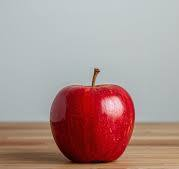
#> input picture BTVN/data/anh3.png, 179 x 169 px, found by its file name
$ python 'Color slicing.py'
#> lines starting #> are read from the running program, lines starting #| are printed output that depends on the picture; after the words box and inside, x2 and y2 are one past the last pixel; in counts of white or black regions, pixels touching at a corner belong together
import cv2
import numpy as np
import os
os.makedirs("output", exist_ok=True)
img = cv2.imread("data/anh3.png")
#> img is the input picture: shape (169, 179, 3); mean B, G, R 144.6, 147.8, 172.3
H, W, _ = img.shape
#> H = 169; W = 179
img_hsv = cv2.cvtColor(img, cv2.COLOR_BGR2HSV)
#> img_hsv: shape (169, 179, 3); mean H, S, V 81.6, 67.7, 178.2
lower_red1 = np.array([0, 50, 50])
upper_red1 = np.array([10, 255, 255])
lower_red2 = np.array([170, 50, 50])
upper_red2 = np.array([180, 255, 255])
mask1 = cv2.inRange(img_hsv, lower_red1, upper_red1)
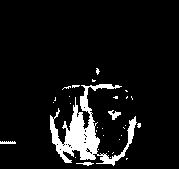
#> mask1: shape (169, 179); 7.9% white; 31 white regions (27 under 20 px), largest, box (x1, y1, x2, y2) and area: (50, 84, 137, 166) 2132, (108, 110, 121, 120) 63, (0, 141, 16, 144) 40, (76, 162, 94, 166) 36
mask2 = cv2.inRange(img_hsv, lower_red2, upper_red2)
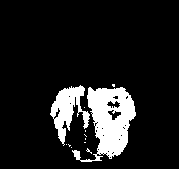
#> mask2: shape (169, 179); 11.6% white; 12 white regions (10 under 20 px), largest, box (x1, y1, x2, y2) and area: (72, 87, 136, 162) 2401, (50, 85, 90, 146) 1062
mask = cv2.bitwise_or(mask1, mask2)
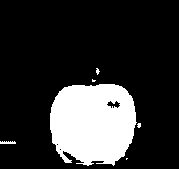
#> mask: shape (169, 179); 19.5% white; 6 white regions (4 under 20 px), largest, box (x1, y1, x2, y2) and area: (50, 84, 137, 166) 5807, (0, 141, 16, 144) 40
black_bg = np.zeros_like(img)
img_sliced = np.where(mask[:, :, None] == 255, img, black_bg)
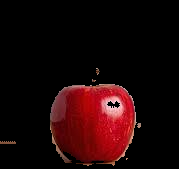
#> img_sliced: shape (169, 179, 3); mean B, G, R 6.8, 6, 29.1
cv2.imshow('Original Image', img)
cv2.imshow('Color Slicing Mask', mask)
cv2.imshow('Color Slicing Result', img_sliced)
cv2.imwrite("output/15_color_slicing_mask.png", mask)
cv2.imwrite("output/15_color_slicing_result.png", img_sliced)
cv2.waitKey(0)
cv2.destroyAllWindows()
